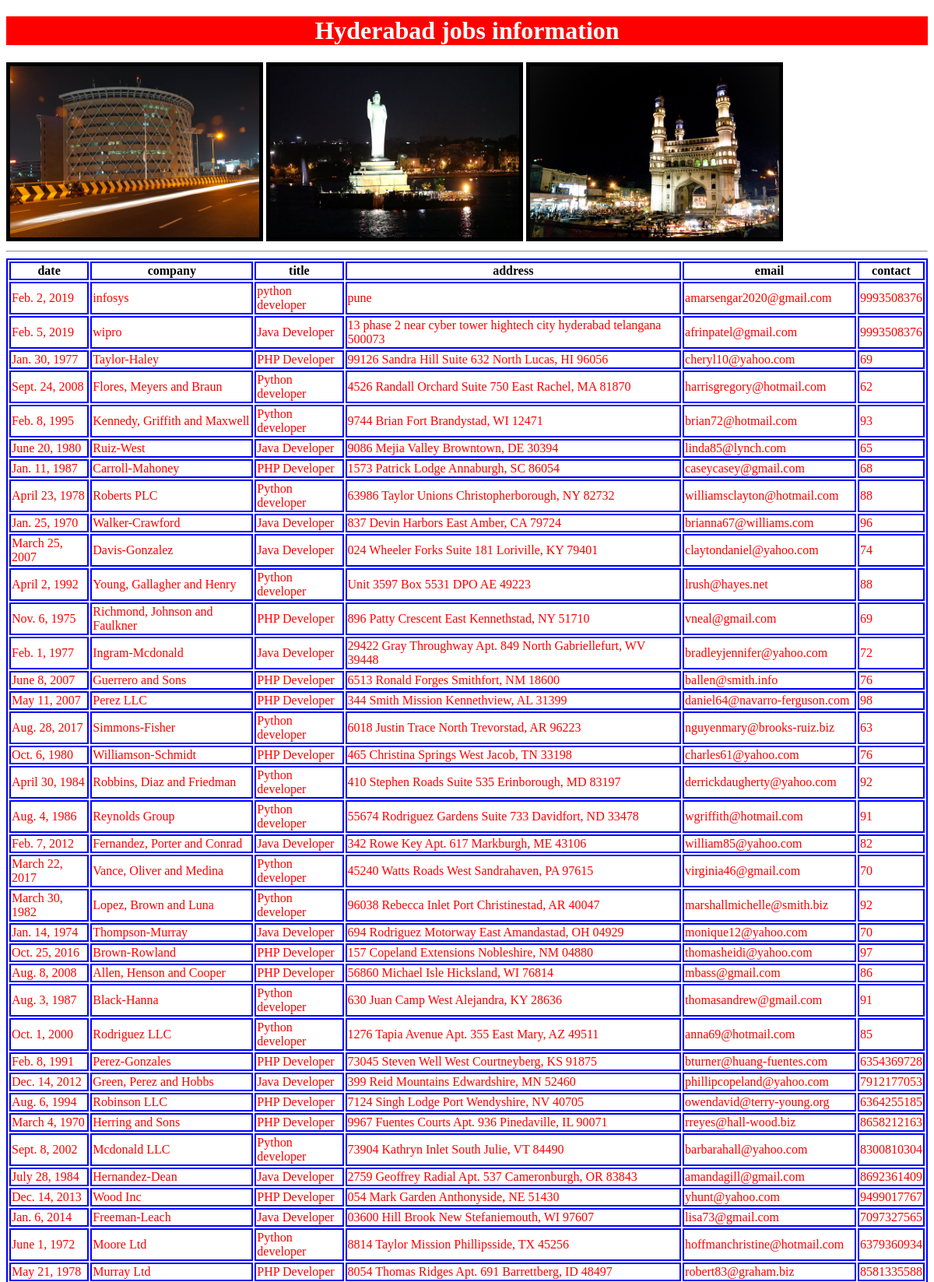
Screenshot of /hydjobs/ (upper part) with the database file from the repository.
### immortalapp/models.py (models this page shows, shortened)
class Hyd_jobs(models.Model):
    date = models.DateField()
    company = models.CharField(max_length=200)
    title = models.CharField(max_length=64)
    elegibility = models.CharField(max_length=64)
    address = models.CharField(max_length=200)
    email = models.EmailField()
    contact = models.CharField(max_length=12)

### immortalapp/views.py (the view)
# urls.py: path('hydjobs/', views.hydjobs),
def hydjobs(request):
    jobs_list = Hyd_jobs.objects.all()
    my_dict = {'jobs_list':jobs_list}
    return render(request,'immortalapp/hydjobs.html',context=my_dict)

### templates/immortalapp/hydjobs.html (shortened to what this page needs)
<!DOCTYPE html>
{% load staticfiles %}
{%load static%}
<html lang="en">
<head>
</head>
<body>
 <link rel="stylesheet" href="{%static  'css/News.css' %}">
    <h1> Hyderabad jobs information</h1>
    <img height="230px" width="330px" src="{% static 'images/hyd1.jpg' %}" alt="" border="5">
    <img height="230px" width="330px" src="{% static 'images/hyd2.jpg' %}" alt="" border="5">
    <img height="230px" width="330px" src="{% static 'images/hyd3.jpg' %}" alt="" border="5">
    <hr>
    {% if jobs_list %}
      <table id="tab">
        <thead>
          <tr>
           <th>date</th>
            <th>company</th>
            <th>title</th>
            <th>address</th>
            <th>email</th>
            <th>contact</th>
         </tr>
        </thead>
        {% for job in jobs_list %}
        <tr>
            <td>{{job.date}}</td>
            <td>{{job.company}}</td>
            <td>{{job.title}}</td>
            <td>{{job.address}}</td>
            <td>{{job.email}}</td>
            <td>{{job.contact}}</td>
          </tr>
        {% endfor %}
      </table>
       {%else%}
       <p> No jobs found in hyderabad</p>
    {%endif%}
</body>
</html>

### static/css/News.css (style rules this page uses)
body { background: url(https://images.unsplash.com/photo-1523878288860-7ad281611901?ixlib=rb-1.2.1&ixid=eyJhcHBfaWQiOjEyMDd9&auto=format&fit=crop&w=751&q=80); background-size: cover; background-repeat: no-repeat; }
h1 { background:red; color: white; text-align:center; }
table, th, td { border: 2px solid blue; }
* { box-sizing: border-box; }

### rows the page displays
Hyd_jobs: date "Feb. 2, 2019", company "infosys", title "python developer", address "pune", email "amarsengar2020@gmail.com", contact "9993508376"
Hyd_jobs: date "Feb. 5, 2019", company "wipro", title "Java Developer", address "13 phase 2 near cyber tower hightech city hyderabad telangana 500073", email "afrinpatel@gmail.com", contact "9993508376"
Hyd_jobs: date "Jan. 30, 1977", company "Taylor-Haley", title "PHP Developer", address "99126 Sandra Hill Suite 632 North Lucas, HI 96056", email "cheryl10@yahoo.com", contact "69"
Hyd_jobs: date "Sept. 24, 2008", company "Flores, Meyers and Braun", title "Python developer", address "4526 Randall Orchard Suite 750 East Rachel, MA 81870", email "harrisgregory@hotmail.com", contact "62"
Hyd_jobs: date "Feb. 8, 1995", company "Kennedy, Griffith and Maxwell", title "Python developer", address "9744 Brian Fort Brandystad, WI 12471", email "brian72@hotmail.com", contact "93"
Hyd_jobs: date "June 20, 1980", company "Ruiz-West", title "Java Developer", address "9086 Mejia Valley Browntown, DE 30394", email "linda85@lynch.com", contact "65"
Hyd_jobs: date "Jan. 11, 1987", company "Carroll-Mahoney", title "PHP Developer", address "1573 Patrick Lodge Annaburgh, SC 86054", email "caseycasey@gmail.com", contact "68"
Hyd_jobs: date "April 23, 1978", company "Roberts PLC", title "Python developer", address "63986 Taylor Unions Christopherborough, NY 82732", email "williamsclayton@hotmail.com", contact "88"
Hyd_jobs: date "Jan. 25, 1970", company "Walker-Crawford", title "Java Developer", address "837 Devin Harbors East Amber, CA 79724", email "brianna67@williams.com", contact "96"
Hyd_jobs: date "March 25, 2007", company "Davis-Gonzalez", title "Java Developer", address "024 Wheeler Forks Suite 181 Loriville, KY 79401", email "claytondaniel@yahoo.com", contact "74"
Hyd_jobs: date "April 2, 1992", company "Young, Gallagher and Henry", title "Python developer", address "Unit 3597 Box 5531 DPO AE 49223", email "lrush@hayes.net", contact "88"
Hyd_jobs: date "Nov. 6, 1975", company "Richmond, Johnson and Faulkner", title "PHP Developer", address "896 Patty Crescent East Kennethstad, NY 51710", email "vneal@gmail.com", contact "69"
Hyd_jobs: date "Feb. 1, 1977", company "Ingram-Mcdonald", title "Java Developer", address "29422 Gray Throughway Apt. 849 North Gabriellefurt, WV 39448", email "bradleyjennifer@yahoo.com", contact "72"
Hyd_jobs: date "June 8, 2007", company "Guerrero and Sons", title "PHP Developer", address "6513 Ronald Forges Smithfort, NM 18600", email "ballen@smith.info", contact "76"
Hyd_jobs: date "May 11, 2007", company "Perez LLC", title "PHP Developer", address "344 Smith Mission Kennethview, AL 31399", email "daniel64@navarro-ferguson.com", contact "98"
Hyd_jobs: date "Aug. 28, 2017", company "Simmons-Fisher", title "Python developer", address "6018 Justin Trace North Trevorstad, AR 96223", email "nguyenmary@brooks-ruiz.biz", contact "63"
Hyd_jobs: date "Oct. 6, 1980", company "Williamson-Schmidt", title "PHP Developer", address "465 Christina Springs West Jacob, TN 33198", email "charles61@yahoo.com", contact "76"
Hyd_jobs: date "April 30, 1984", company "Robbins, Diaz and Friedman", title "Python developer", address "410 Stephen Roads Suite 535 Erinborough, MD 83197", email "derrickdaugherty@yahoo.com", contact "92"
Hyd_jobs: date "Aug. 4, 1986", company "Reynolds Group", title "Python developer", address "55674 Rodriguez Gardens Suite 733 Davidfort, ND 33478", email "wgriffith@hotmail.com", contact "91"
Hyd_jobs: date "Feb. 7, 2012", company "Fernandez, Porter and Conrad", title "Java Developer", address "342 Rowe Key Apt. 617 Markburgh, ME 43106", email "william85@yahoo.com", contact "82"
Hyd_jobs: date "March 22, 2017", company "Vance, Oliver and Medina", title "Python developer", address "45240 Watts Roads West Sandrahaven, PA 97615", email "virginia46@gmail.com", contact "70"
Hyd_jobs: date "March 30, 1982", company "Lopez, Brown and Luna", title "Python developer", address "96038 Rebecca Inlet Port Christinestad, AR 40047", email "marshallmichelle@smith.biz", contact "92"
Hyd_jobs: date "Jan. 14, 1974", company "Thompson-Murray", title "Java Developer", address "694 Rodriguez Motorway East Amandastad, OH 04929", email "monique12@yahoo.com", contact "70"
Hyd_jobs: date "Oct. 25, 2016", company "Brown-Rowland", title "PHP Developer", address "157 Copeland Extensions Nobleshire, NM 04880", email "thomasheidi@yahoo.com", contact "97"
Hyd_jobs: date "Aug. 8, 2008", company "Allen, Henson and Cooper", title "PHP Developer", address "56860 Michael Isle Hicksland, WI 76814", email "mbass@gmail.com", contact "86"
Hyd_jobs: date "Aug. 3, 1987", company "Black-Hanna", title "Python developer", address "630 Juan Camp West Alejandra, KY 28636", email "thomasandrew@gmail.com", contact "91"
Hyd_jobs: date "Oct. 1, 2000", company "Rodriguez LLC", title "Python developer", address "1276 Tapia Avenue Apt. 355 East Mary, AZ 49511", email "anna69@hotmail.com", contact "85"
Hyd_jobs: date "Feb. 8, 1991", company "Perez-Gonzales", title "PHP Developer", address "73045 Steven Well West Courtneyberg, KS 91875", email "bturner@huang-fuentes.com", contact "6354369728"
Hyd_jobs: date "Dec. 14, 2012", company "Green, Perez and Hobbs", title "Java Developer", address "399 Reid Mountains Edwardshire, MN 52460", email "phillipcopeland@yahoo.com", contact "7912177053"
Hyd_jobs: date "Aug. 6, 1994", company "Robinson LLC", title "PHP Developer", address "7124 Singh Lodge Port Wendyshire, NV 40705", email "owendavid@terry-young.org", contact "6364255185"
Hyd_jobs: date "March 4, 1970", company "Herring and Sons", title "PHP Developer", address "9967 Fuentes Courts Apt. 936 Pinedaville, IL 90071", email "rreyes@hall-wood.biz", contact "8658212163"
Hyd_jobs: date "Sept. 8, 2002", company "Mcdonald LLC", title "Python developer", address "73904 Kathryn Inlet South Julie, VT 84490", email "barbarahall@yahoo.com", contact "8300810304"
Hyd_jobs: date "July 28, 1984", company "Hernandez-Dean", title "Java Developer", address "2759 Geoffrey Radial Apt. 537 Cameronburgh, OR 83843", email "amandagill@gmail.com", contact "8692361409"
Hyd_jobs: date "Dec. 14, 2013", company "Wood Inc", title "PHP Developer", address "054 Mark Garden Anthonyside, NE 51430", email "yhunt@yahoo.com", contact "9499017767"
Hyd_jobs: date "Jan. 6, 2014", company "Freeman-Leach", title "Java Developer", address "03600 Hill Brook New Stefaniemouth, WI 97607", email "lisa73@gmail.com", contact "7097327565"
Hyd_jobs: date "June 1, 1972", company "Moore Ltd", title "Python developer", address "8814 Taylor Mission Phillipsside, TX 45256", email "hoffmanchristine@hotmail.com", contact "6379360934"
Hyd_jobs: date "May 21, 1978", company "Murray Ltd", title "PHP Developer", address "8054 Thomas Ridges Apt. 691 Barrettberg, ID 48497", email "robert83@graham.biz", contact "8581335588"
